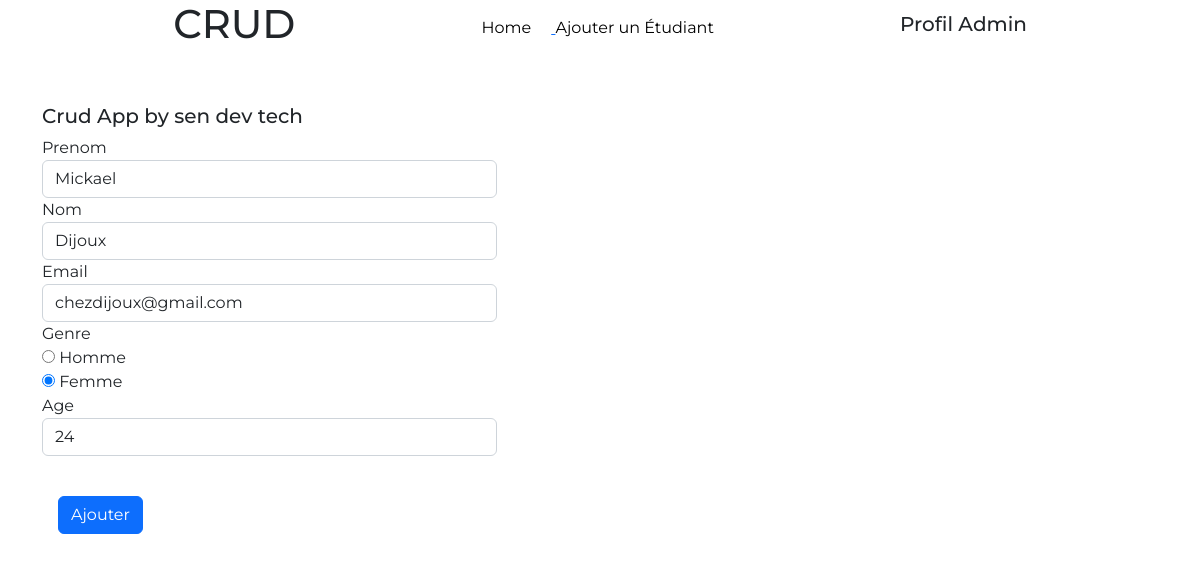
Screenshot of /update.php?id=13 with the database file from the repository.
### tables this page shows
CREATE TABLE `etudiant` (
  `id` int(11) NOT NULL,
  `first_name` varchar(255) NOT NULL,
  `last_name` varchar(255) NOT NULL,
  `email` varchar(70) NOT NULL,
  `gender` varchar(255) NOT NULL,
  `age` varchar(255) NOT NULL
);

### update.php (the view, shortened to what this page needs)
<?php
    require_once('connect.php');
    $id = $_GET['id'];
    $selSql = "SELECT * FROM `etudiant` WHERE id=$id";
    $res = mysqli_query($con, $selSql);
    $r = mysqli_fetch_assoc($res);
?>
<!DOCTYPE html>
<html lang="fr">
<head>
    <link href="https://cdn.jsdelivr.net/npm/bootstrap@5.2.3/dist/css/bootstrap.min.css" rel="stylesheet">
    <link rel="stylesheet" href="style.css">
</head>
<body>
<?php
    include 'navbar.php';
?>
    <div class="container">
        <div class="row pt-4">
            <form action="" method="POST" class="form-horizontal col-md-6 pt-4">
                <h2>Crud App by sen dev tech</h2>
                <div class="form-group">
                    <label for="input1" class="col-sm-2 control-label">Prenom</label>
                    <div class="col-sm-10">
                        <input type="text" name="Prenom" placeholder="Prenom" class="form-control" id="input1" value="<?php echo $r['first_name']?>">
                    </div>
                </div>
                <div class="form-group">
                    <label for="input2" class="col-sm-2 control-label">Nom</label>
                    <div class="col-sm-10">
                        <input type="text" name="Nom" placeholder="Nom" class="form-control" id="input1" value="<?php echo $r['last_name']?>">
                    </div>
                </div>
                <div class="form-group">
                    <label for="input3" class="col-sm-2 control-label">Email</label>
                    <div class="col-sm-10">
                        <input type="text" name="Email" placeholder="Adresse Mail" class="form-control" id="input1" value="<?php echo $r['email']?>">
                    </div>
                </div>
                <div class="form-group">
                    <label for="input4" class="col-sm-2 control-label">Genre</label>
                    <div class="col-sm-10">
                        <label>
                                <input type="radio" name="Gender" id="optionsRadios" value="H" <?php if ($r['gender'] == 'H') {
                                    echo "checked";
                                } ?> checked> Homme
                        </label>
                    </div>
                    <div class="col-sm-10">
                        <label>
                                <input type="radio" name="Gender" id="optionsRadios" value="F"<?php if ($r['gender'] == 'F') {
                                    echo "checked";
                                } ?> checked> Femme
                        </label>
                    </div>
                </div>
                <div class="form-group">
                    <label for="input1" class="col-sm-2 control-label">Age</label>
                    <div class="col-sm-10">
                        <select name="Age" id="" class="form-control">
                            <option value="24" <?php if ($r['age'] == '24') {
                                    echo "selected";} ?>>24</option>
                        </select>
                </div>
            </div>
            <div class="pt-4">
                <input type="submit" value="Ajouter" class="btn btn-primary m-3">
            </div>
            </form>
        </div>
    </div>
</body>
</html>

### style.css (style rules this page uses)
* { box-sizing: border-box; margin: 0; padding: 0; list-style: none; font-family: 'Montserrat', sans-serif; text-decoration: none; }
h2 { font-size: 20px; }

### rows the page displays
etudiant: Prenom "Mickael", Nom "Dijoux", Email "chezdijoux@gmail.com", gender "☐ Homme", gender "☑ Femme", Age "24"
